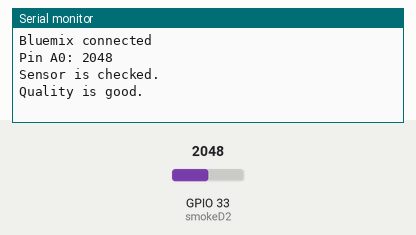
A sketch run on a simulated ESP32. Parts: the last lines printed to the serial monitor. The test bench sets the inputs (shaded band); at power-on: GPIO 33 (smokeD2) = 2048. WiFi joins after 1.5 s; servers stay silent unless stated; no MQTT or app messages arrive unless stated.

Above: at 5.7 s.
5.8 s: GPIO 33 (smokeD2) set to 2933
At 8.2 s:
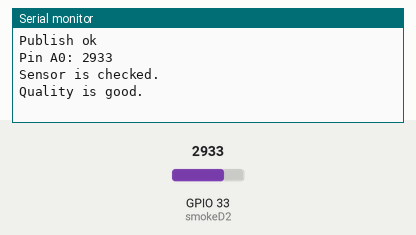
9.5 s: GPIO 33 (smokeD2) set to 3038
At 12.0 s:
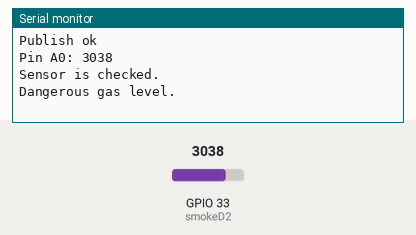
Timing chart, 0 to 13.5 s (numbered marks = the images above; inputs shaded):
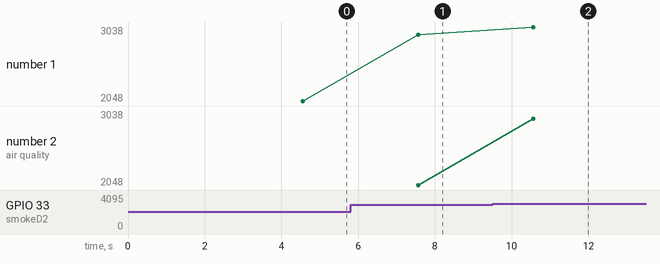

The sketch:

sketch_may06a.ino
```cpp
/*******
*******/
#include <WiFi.h>
#include <WiFiClient.h>
#include <PubSubClient.h>

#define  smokeD2 33
#define ORG "********"
#define DEVICE_TYPE "ESP32"
#define DEVICE_ID "************"
#define TOKEN "****************"

// Your threshold value
int sensorThres = 3000;
uint64_t chipid;

const char* ssid = "NetMASTER Uydunet-4780";
const char* password = "**************";
char server[] = ORG ".messaging.internetofthings.ibmcloud.com";
char pubTopic1[] = "iot-2/evt/status1/fmt/json";
char authMethod[] = "use-token-auth";

char token[] = TOKEN;
char clientId[] = "d:" ORG ":" DEVICE_TYPE ":" DEVICE_ID;

WiFiClient wifiClient;
PubSubClient client(server, 1883, NULL, wifiClient);

void setup() {

  pinMode(smokeD2, INPUT);
  Serial.begin(115200);
  Serial.println("started");

  chipid = ESP.getEfuseMac();
  Serial.printf("ESP32 Chip ID = %04X", (uint16_t)(chipid >> 32));
  Serial.printf("%08X\n", (uint32_t)chipid);
  delay(3000);

  Serial.print("Connecting to ");
  Serial.print(ssid);
  WiFi.begin(ssid, password);

  while (WiFi.status() != WL_CONNECTED) {
    delay(500);
    Serial.print(".");
  }
  Serial.println("");

  Serial.print("WiFi connected, IP address: ");
  Serial.println(WiFi.localIP());

  if (!client.connected()) {
    Serial.print("Reconnecting client to ");
    Serial.println(server);
    while (!client.connect(clientId, authMethod, token)) {
      Serial.print(".");
      delay(500);
    }
    Serial.println("Bluemix connected");
  }
}

long lastMsg = 0;
void loop() {

  client.loop();
  long now = millis();

if (now - lastMsg > 3000) {

        int analogSensor = analogRead(smokeD2);
        Serial.print("Pin A0: ");
        Serial.println(analogSensor);
        Serial.println();
        Serial.println("Sensor is checked.");
        Serial.println();
        // Checks if it has reached the threshold value
        if (analogSensor > sensorThres)
        {
         Serial.println("Dangerous gas level.");
         Serial.println();
        }
        else
        {
         Serial.println("Quality is good.");
         Serial.println();
        }
         delay(3000);

      lastMsg = now;
      String payload = "{\"d\":{\"Name\":\"" DEVICE_ID "\"";
            payload += ",\"mq135_air_quality\":";
            payload += analogSensor;
            payload += "}}";

      Serial.print("Sending payload: ");
      Serial.println(payload);

      if (client.publish(pubTopic1, (char*) payload.c_str())) {
          Serial.println("Publish ok");
      } else {
          Serial.println("Publish failed");
      }
  }
}
```

Measured:
- the behaviour switches between 3000 and 3001 on GPIO 33 (smokeD2) (found by bisection; images 1 and 2)
- after the input at 5.8 s, the serial monitor: prints a new line after 1.8 s (image 1)
- after the input at 9.5 s, the serial monitor: prints a new line after 1.1 s (image 2)
- plotted number 1: 2048 → 2933 after the input at 5.8 s, 2933 → 3038 after the input at 9.5 s
- plotted number 2: 2048 → 3038 after the input at 9.5 s
